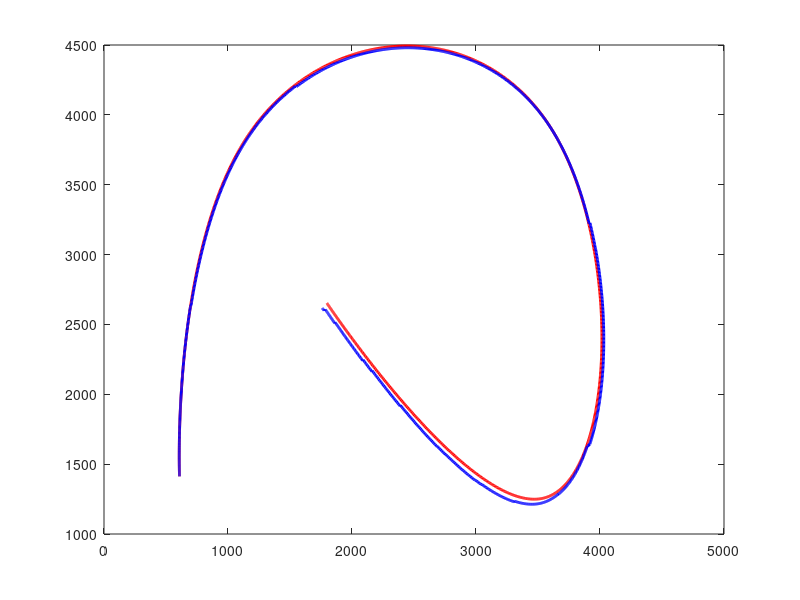

MATLAB code to generate this figure: (Note: this script raises an error after producing the figure.)
% A script to display the results of the last execution of MagnetLoc.
% MagnetLoc stores its results in 'log.txt' and the meaningful input data
% in inputLog.mat (among which robot parameters and noise variances).
% Graphs displayed:
% Figure 1: 
%   - The path calculated by odometry only (red).
%   - The path estimated by the Kalman filter (blue).
%   - The real path (green).
%   - The locations of the magnets which have been detected (black dots).
%   - The estimated locations of the detected line in absolute frame
%       using the measurement (that's variable oMeasMagnet in the program).
% Figure 2: 
%   - Speed and rotation speed, as estimated using the encoders.
% Figure 3: 
%   - Estimated error standard deviations (extracted directly from
%       the diagonal of P, hence in absolute frame.
% Figure 4: 
%   - Estimated error standard deviations in robot frame.
% Figure 5: 
%   - Mahalanobis distances calculated with the line closest to 
%       the measurement point (candidate line) in blue.
%   - Mahalanobis distances calculated with the four nearest neighbor 
%       lines of candidate line (2 with the same orientatin and 2 with a different orientation )in red.
%   - Mahalanobis distance threshold used in the program (black line).
% Figure 6: 
%   - Estimated x, y, theta as functions of time.
% Figure 7:
%   - Number of sensor on a line at each time instant.
% Figure 8:
%   - Raw sensor measurements as a function of the curvilinear abscissa
%       (distance traveled by point M). The vertical axis represents the
%       state of each sensor. A vertical line indicates a closed 
%       sensor (a sensor which detects a line).
%   - You may comment out this graph when you don't need it anymore 
%       (when you're done estimating the measurement noise).


% Load the inputs to the problem (robot charateristics + tuning +
% speed and rotation speed + measurements. They have been saved by
% MagnetLoc in inputLog.mat.

if ~exist('inputLog.mat','file')
    disp('File inputLog.mat not found. Did you run MagnetLoc first?');
    return
end
if ~exist('log.txt','file')
    disp('File log.txt not found. Did you run MagnetLoc first?');
    return
end

load inputLog ...
     nbSensors samplingPeriod xSpacing ySpacing  ...
     sensorState Qgamma mahaThreshold

 
% Load the results calculated by MagnetLoc, logged in log.txt.
fid = fopen('log.txt','r');
firstline = fgetl(fid) ;
numvars = numel(strread(firstline,'%s')); % #ok<DSTRRD>
fgetl(fid); %<-- Skip the second line
data = textscan(fid,repmat('%f',1,numvars)); % #ok<NASGU>
% The "unused variable" warning has been suppressed: variable "data" is
% used in the "eval" instruction, but code analyzer does not see it.

% Next instruction sets all variables whose name are on the first line
% of the file, here calcPhase, t, x, y, theta, P11...P33, U1, U2, Y1, Y2.
eval(['[' strrep(firstline,' ',',') '] = deal(data{:});']) ;
fclose(fid);

% Prepare vectors and matrices
nbRes = length(t) ;
nbPeriods = sum(calcPhase==1) ;
U    = zeros(2,nbPeriods) ;
Xodo = zeros(3,nbPeriods+1) ;

% Reconstruct the inputs. Suppress lines that are non prediction, since 
% their values have been set to zero conventionally in the logs.
% Keeping those would be impractical when displaying velocities.
U(1,:) = U1(find(calcPhase==1)) ;
U(2,:) = U2(find(calcPhase==1)) ;
tOdo = t(find(calcPhase==1));

% Calculate the measured positions of the magnets in the absolute frame
% and the magnets closest to these measured positions for display. 
% Do this only when calcPhase = 2 (measurement).
nbMeasurementPhases = sum(calcPhase==2) ;
estLinePos   = zeros(2,nbMeasurementPhases) ;
exactLinePos = zeros(2,nbMeasurementPhases) ;
j = 0 ;
for i = 1 : nbRes 
    if calcPhase(i) == 2
        j = j+1 ;
        oTm = [ cos(theta(i)) , -sin(theta(i)) , x(i) ;
                sin(theta(i)) ,  cos(theta(i)) , y(i) ;
                      0       ,        0       ,  1   ] ;
        oEstimatedMagnet = oTm * [ y1(i) ; y2(i) ; 1 ] ;
        
        oEstimatedSensorNormalized=oEstimatedMagnet./[xSpacing;ySpacing;1];
        oEstimatedSensorNormalized=mod(oEstimatedSensorNormalized,[1,1,1]);
        if oEstimatedSensorNormalized(1)>0.5
            oEstimatedSensorNormalized(1)=1-oEstimatedSensorNormalized(1);
        end
        if oEstimatedSensorNormalized(2) >0.5
            oEstimatedSensorNormalized(2)=1-oEstimatedSensorNormalized(2);
        end
            
         if oEstimatedSensorNormalized(1)<oEstimatedSensorNormalized(2) %une verticale est plus proche qu'une horizontale 
            oExactMagnetPos  = round( oEstimatedMagnet ./ [xSpacing ; 1 ; 1] ) .* [xSpacing ; 1 ; 1] ;
         else 
            oExactMagnetPos  = round( oEstimatedMagnet ./ [1 ; ySpacing ; 1] ) .* [1 ; ySpacing ; 1] ;
         end
          
        estLinePos(:,j)   = oEstimatedMagnet(1:2) ;
        exactLinePos(:,j) = oExactMagnetPos(1:2)  ;
    end
end

% Compute odometry only estimated path
Xodo(:,1) = [x(1) ; y(1) ; theta(1)] ;
for i = 1 : nbPeriods
    Xodo(:,i+1) = Xodo(:,i) + ...
        [ U(1,i)*cos(Xodo(3,i)) ;
          U(1,i)*sin(Xodo(3,i)) ;
          U(2,i) ] ;
end
travDistance = zeros(1,nbPeriods) ;
for i = 2 : nbPeriods
    travDistance(i) = travDistance(i-1) + U(1,i) ;
end

% Plot robot path, Kalman filter estimation and odometry only estimation

figure; 
plot( Xodo(1,:), Xodo(2,:) , 'r' , 'LineWidth', 2 ) ;
hold on ;
plot( x,y , 'b' , 'LineWidth', 2 ) ;
hold on ;
plot( xreal,yreal , 'k' , 'LineWidth', 1 ) ;
zoom on ; grid on; axis('equal');
title('Real path (black), estimated path EKF (blue) and odometry (red)');
xlabel('x (mm)');
ylabel('y (mm)');

% On top of the path, indicate estimated and real magnet positions.

hold on;
plot( estLinePos(1,:), estLinePos(2,:) , 'gx' ) ;
hold on;
plot( exactLinePos(1,:), exactLinePos(2,:) , 'kx' ) ;
hold on
for i = 1 : length(exactLinePos(1,:))
    if mod(exactLinePos(1,i),xSpacing)==0
        plot( ones(1,5000)*exactLinePos(1,i),linspace(0,5000,5000) , 'k--' , 'LineWidth', 0.3 );
    else
        plot(linspace(0,5000,5000),ones(1,5000)*exactLinePos(2,i) , 'k--' , 'LineWidth', 0.3 );
    end
end

% Plot odometry-estimated speed and rotation speed

figure; 
subplot(2,1,1);
plot( tOdo,U(1,:)/samplingPeriod , 'LineWidth',2 );
xlabel('t (s)');
ylabel('v (mm/s)');
title('Odometry-estimated speed');
zoom on ; grid on;
subplot(2,1,2);
plot( tOdo,U(2,:)*180/pi/samplingPeriod , 'LineWidth',2 );
xlabel('t (s)')
ylabel('w (deg/s)' , 'LineWidth',2 );
title('Odometry-estimated rotation speed');
zoom on ; grid on;


% Plot estimated variances in absolute reference frame

sigx     = sqrt(P11) ;
sigy     = sqrt(P22) ;
sigtheta = sqrt(P33) ;
tRes = t( find(calcPhase==3) ) ;
figure;
subplot(3,1,1);
maximum = max(sigx) ;
for k=1:numel(tRes) 
    line([tRes(k) tRes(k)],[0 maximum],'Color','g','LineStyle',':' ,...
       'LineWidth',2 );      
end
hold on ;
plot( t,sigx , 'LineWidth',2 );
xlabel('t (s)') ;
ylabel('sigma_x (mm)') ;
title('Estimated standard deviations in absolute ref. frame');
title('Est. std dev. in abs. ref. frame');
zoom on ; grid on;
set(gca,'FontSize',14)
subplot(3,1,2);
maximum = max(sigy) ;
for k=1:numel(tRes) 
   line([tRes(k) tRes(k)],[0 maximum],'Color','g','LineStyle',':' , ...
       'LineWidth',2 );      
end
hold on ;
plot( t,sigy , 'LineWidth',2 );
xlabel('t (s)') ;
ylabel('sigma_y (mm)');
zoom on ; grid on;
subplot(3,1,3);
maximum = max(sigtheta*180/pi) ;
for k=1:numel(tRes) 
   line([tRes(k) tRes(k)],[0 maximum],'Color','g','LineStyle',':' ,...
       'LineWidth',2 );      
end
hold on ;
plot( t,sigtheta*180/pi , 'LineWidth',2 );
xlabel('t (s)') ;
ylabel('sigma_{theta} (deg.)');
zoom on ; grid on;

% Calculate covariance matrix in frame Rm
msigx     = zeros(1,length(t)) ;
msigy     = zeros(1,length(t)) ;
msigtheta = zeros(1,length(t)) ;
for i = 1 : length(t)
    m_Omega_o = [  cos(theta(i))  , -sin(theta(i))  ,  0  ; %changement de signe des sin 
                   sin(theta(i))  ,  cos(theta(i))  ,  0  ;
                        0         ,       0         ,  1  ] ;
    oP = [ P11(i)  ,  P12(i)  ,  P13(i)  ;
           P12(i)  ,  P22(i)  ,  P23(i)  ;
           P13(i)  ,  P23(i)  ,  P33(i)  ] ;
    mP = m_Omega_o * oP * m_Omega_o.' ;
    msigx(i)     = sqrt( mP(1,1) )   ;
    msigy(i)     = sqrt( mP(2,2) )   ;
    msigtheta(i) = sqrt( mP(3,3) )   ;
end

% Plot variances in robot frame.

figure;
subplot(3,1,1);
maximum = max(msigx) ;
for k=1:numel(tRes) 
   line([tRes(k) tRes(k)],[0 maximum],'Color','g','LineStyle',':' ,...
       'LineWidth',2 );      
end
hold on ;
plot( t,msigx , 'LineWidth',2 );
xlabel('t (s)') ;
ylabel('sigma_x (mm)');
title('Estimated standard deviations in robot frame');
zoom on ; grid on;
subplot(3,1,2);
maximum = max(msigy) ;
for k=1:numel(tRes) 
   line([tRes(k) tRes(k)],[0 maximum],'Color','g','LineStyle',':' , ...
       'LineWidth',2 );      
end
hold on ;
plot( t,msigy , 'LineWidth',2 );
xlabel('t (s)') ;
ylabel('sigma_y (mm)');
zoom on ; grid on;
subplot(3,1,3);
maximum = max(msigtheta*180/pi) ;
for k=1:numel(tRes) 
   line([tRes(k) tRes(k)],[0 maximum],'Color','g','LineStyle',':' ,...
       'LineWidth',2 );      
end
hold on ;
plot( t,msigtheta*180/pi , 'LineWidth',2 );
xlabel('t (s)') ;
ylabel('sigma_{theta} (deg.)');
zoom on ; grid on;

% Calculate Mahalanobis distances, including for lines that are the 
% closest neighbors of the line closest to measurement point.   

tLineDetection = zeros(1,sum(calcPhase==2)) ;
dMahaAll = zeros(5,sum(calcPhase==2)) ;
j = 0 ;
for i = 1 : length(t) 
    
    if calcPhase(i) ~= 2 
        continue ;  % Not a measurement phase
    end
     
    j = j+1 ;
    tLineDetection(j) = t(i) ;
    
    % Calculate homogeneous transform of the robot with respect to the world frame
    oTm = [ cos(theta(i)) , -sin(theta(i)) , x(i)  ;
            sin(theta(i)) ,  cos(theta(i)) , y(i)  ;
                  0       ,        0       ,  1    ] ;
    
    % Measurement vector in homogeneous coordinates for calculations.  The
    % measurement vector hould be a scalar
    mMeasSensor = [ y1(i) ; y2(i) ; 1 ] ;
    
    % Corresponding position in absolute frame
    oMeasSensor = oTm * mMeasSensor ;
    
    % Which actual line is closest to the estimated position?
    oMeasSensorNormalized=oMeasSensor./[xSpacing;ySpacing;1];
    oMeasSensorNormalized=mod(oMeasSensorNormalized,[1,1,1]);
    if oMeasSensorNormalized(1)>0.5
        oMeasSensorNormalized(1)=1-oMeasSensorNormalized(1);
    end
    if oMeasSensorNormalized(2) >0.5
        oMeasSensorNormalized(2)=1-oMeasSensorNormalized(2);
    end

     if oMeasSensorNormalized(1)<oMeasSensorNormalized(2) %une verticale est plus proche qu'une horizontale 
        oRealSensor  = round( oMeasSensor ./ [xSpacing ; 1 ; 1] ) .* [xSpacing ; 1 ; 1] ;
            
        % The position of the real magnet in robot frame
        mRealMagnet = oTm \ oRealSensor ; % That's inv(oTm)*oRealMagnet
        
        %Measuerment vector
        Y=mMeasSensor(1:2); %we need both coordinates because even if candidate line is vertical, neighbor line could be vertical or horizontal
        % The expected measurement are the two coordinates of the real
        % magnet in the robot frame.
        Yhat = mRealSensor(1) ;
        C = [ 1 0 -mMeasSensor(1)*sin(theta(i))-mMeasSensor(2)*cos(theta(i))];

        innov = Y(1) - Yhat ;
        P = [ P11(i)  ,  P12(i)  ,  P13(i)  ;
              P12(i)  ,  P22(i)  ,  P23(i)  ;
              P13(i)  ,  P23(i)  ,  P33(i)  ] ;
        dMaha = abs(innov) * sqrt( 1 / ( C*P*C.' + QgammaX) ); 

        dMahaAll(1,j)       = dMaha            ;
        estLinePos(:,j)   = oMeasSensor(1:2) ;
        exactLinePos(:,j) = oRealSensor(1:2) ;

        % Offset vectors to generate the neighbors, in homogeneous coordinates.

        deltas = [ xSpacing  -xSpacing      0           0       ;
                      0          0       ceil(y(i)/ySpacing)*ySpacing-y(i)   -floor(y(i)/ySpacing)*ySpacing+y(i)   ;
                      0          0          0           0       ] ;

        for neighborIndex = 1 : 4
            oPneighbor = oRealSensor + deltas(:,neighborIndex) ;

            % The position of the line in robot frame is the expected measurement
            if neighborIndex<=2 % vertical neighbors
                YhatNeighbor = oTm \ oPneighbor ; % That's inv(oTm)*oPneighbor
                CNeighbor = [ 1 0 -mMeasSensor(1)*sin(theta(i))-mMeasSensor(2)*cos(theta(i))];
                innovNeighbor = Y(1) - YhatNeighbor(1) ;    % Not in homogeneous coordinates.
                dMahaNeighbor = abs(innovNeighbor) * sqrt( 1 / ( CNeighbor*P*CNeighbor.' + QgammaX) ) ;
                dMahaAll(neighborIndex+1,j) = dMahaNeighbor ;
                
            else %horizontal neighbors
                YhatNeighbor = oTm \ oPneighbor ; % That's inv(oTm)*oPneighbor
                CNeighbor = [ 0 1 mMeasSensor(1)*cos(theta(i))-mMeasSensor(2)*sin(theta(i))];
                innovNeighbor = Y(2) - YhatNeighbor(2) ;    % Not in homogeneous coordinates.
                dMahaNeighbor = abs(innovNeighbor) * sqrt( 1 / ( CNeighbor*P*CNeighbor.' + QgammaY) ) ;
                dMahaAll(neighborIndex+1,j) = dMahaNeighbor ;
            end
        end
        
     else %closest is horizontal
        oRealSensor  = round( oMeasSensor ./ [ySpacing ; 1 ; 1] ) .* [ySpacing ; 1 ; 1] ;
            
        % The position of the real magnet in robot frame
        mRealMagnet = oTm \ oRealSensor ; % That's inv(oTm)*oRealMagnet
        
        %Measuerment vector
        Y=mMeasSensor(1:2); %we need both coordinates because even if candidate line is vertical, neighbor line could be vertical or horizontal
        % The expected measurement are the two coordinates of the real
        % magnet in the robot frame.
        Yhat = mRealSensor(2) ;
        C = [ 0 1 mMeasSensor(1)*cos(theta(i))-mMeasSensor(2)*sin(theta(i))];

        innov = Y(2) - Yhat ;
        P = [ P11(i)  ,  P12(i)  ,  P13(i)  ;
              P12(i)  ,  P22(i)  ,  P23(i)  ;
              P13(i)  ,  P23(i)  ,  P33(i)  ] ;
        dMaha = abs(innov) * sqrt( 1 / ( C*P*C.' + QgammaY) ) ;

        dMahaAll(1,j)       = dMaha            ;
        estLinePos(:,j)   = oMeasSensor(1:2) ;
        exactLinePos(:,j) = oRealSensor(1:2) ;

        % Offset vectors to generate the neighbors, in homogeneous coordinates.

        deltas = [ ceil(x(i)/xSpacing)*xSpacing-x(i)  -floor(x(i)/xSpacing)*xSpacing+x(i)      0           0       ;
                      0          0       ySpacing   -ySpacing   ;
                      0          0          0           0       ] ;

        for neighborIndex = 1 : 4
            oPneighbor = oRealSensor + deltas(:,neighborIndex) ;

            % The position of the line in robot frame is the expected measurement
            if neighborIndex<=2 % vertical neighbors
                YhatNeighbor = oTm \ oPneighbor ; % That's inv(oTm)*oPneighbor
                CNeighbor = [ 1 0 -mMeasSensor(1)*sin(theta(i))-mMeasSensor(2)*cos(theta(i))];
                innovNeighbor = Y(1) - YhatNeighbor(1) ;    % Not in homogeneous coordinates.
                dMahaNeighbor = abs(innovNeighbor) * sqrt( 1 / ( CNeighbor*P*CNeighbor.' + QgammaX) ) ;
                dMahaAll(neighborIndex+1,j) = dMahaNeighbor ;
                
            else %horizontal neighbors
                YhatNeighbor = oTm \ oPneighbor ; % That's inv(oTm)*oPneighbor
                CNeighbor = [ 0 1 mMeasSensor(1)*cos(theta(i))-mMeasSensor(2)*sin(theta(i))];
                innovNeighbor = Y(2) - YhatNeighbor(2) ;    % Not in homogeneous coordinates.
                dMahaNeighbor = abs(innovNeighbor) * sqrt( 1 / ( CNeighbor*P*CNeighbor.' + QgammaY) ) ;
                dMahaAll(neighborIndex+1,j) = dMahaNeighbor ;
            end     
        end
     end
    
end

% Plot Mahalanobis distances. Blue dots are for closest magnet,
% red dots are for neighbor magnets.

figure; 
plot( tLineDetection , dMahaAll(1,:) , 'bo' , 'LineWidth',2 ) ;
for k = 2:5
    hold on; 
    plot( tLineDetection , dMahaAll(k,:) , 'ro' , 'LineWidth',2 ) ;
end
hold on;
plot( tLineDetection , mahaThreshold*ones(1,size(dMahaAll,2)) , 'k' ,...
    'LineWidth',2 ) ; 
xlabel('t (s)');
ylabel('Mahalanobis distance (no dimension).');
title({'Mahalanobis distances:','closest magnet (blue) and neighbors (red)'});
zoom on; grid on; 

% Plot x, y and theta as functions of time

figure; 

subplot(3,1,1);
plot( t,x , 'LineWidth',2 );
xlabel('t (s)')
ylabel('x (mm)');
title('Position and heading as functions of time.');
zoom on ; grid on;

subplot(3,1,2);
plot( t,y , 'LineWidth',2 );
xlabel('t (s)')
ylabel('y (mm)');
zoom on ; grid on;

subplot(3,1,3);
plot( t,theta*180/pi , 'LineWidth',2 );
xlabel('t (s)')
ylabel('theta (deg.)');
zoom on ; grid on;

% Determine the number of measurements (i.e. the number of sensor on a line)
% at each step.

for time=1:length(treal)
    Mesures=0;
    for sensor = 1:nbSensors
        Mesures=Mesures+sensorState(time,sensor);
    end
    nbMeas(time)=Mesures;
end

% Plot number of measurements at each time step.

figure; 
plot(treal,nbMeas,'o' , 'LineWidth', 2 ) ;
xlabel('time (s)');
%yticks([0 1 2]);
title('Number of lines detected at each step.');
zoom on; grid on;


% Plot raw sensor measurements
rawMeas = zeros( nbSensors , nbPeriods ) ;
for k = 1 : nbPeriods
    rawMeas( : , k ) = sensorState(k,:) ;
end
figure; 
for n = 1 : nbSensors
    for k = 1 : nbPeriods
        if rawMeas(n,k) == 1
            hold on ;
            line([travDistance(k) travDistance(k)],[n-0.5 n+0.5],'Color','b','LineStyle','-' , 'LineWidth', 2 );
        end
    end
end
set(gca,'YLim',[0 nbSensors+1]) ;
xlabel('Travelled distance of point M (mm)');
ylabel('Sensor number') ;
title('State of sensors (blue = line dectected)') ;
zoom on; grid on;

% % Plot errors in absolute frame.
% Pour l'instant faux

% figure;
% subplot(3,1,1);
% xref=zeros(size(t));
% yref=zeros(size(t));
% thetaref=zeros(size(t));
% c=0;
% for i=1:length(t)
%     if calcPhase(i)==0 | calcPhase(i)==1
%         xref(i)=xreal(i-c);
%         yref(i)=yreal(i-c);
%         thetaref(i)=thetareal(i-c);
%     else
%         xref(i)=xref(i-1);
%         yref(i)=yref(i-1);
%         thetaref(i)=thetaref(i-1);
%         c=c+1;
%     end
% end
% plot( t,3*sigx,'k', 'LineWidth',1 );
% hold on;
% plot( t,-3*sigx,'k', 'LineWidth',1 );
% hold on;
% plot( t,x-xref ,'b', 'LineWidth',2 );
% hold on;
% xlabel('t (s)') ;
% ylabel('sigma_x (mm)');
% title('Error in absolute frame');
% zoom on ; grid on;
% 
% subplot(3,1,2);
% plot( t,3*sigy,'k', 'LineWidth',1 );
% hold on;
% plot( t,-3*sigy,'k', 'LineWidth',1 );
% hold on;
% plot( t,y-yref ,'b', 'LineWidth',2 );
% hold on;
% xlabel('t (s)') ;
% ylabel('sigma_y (mm)');
% zoom on ; grid on;
% 
% subplot(3,1,3);
% plot( t,3*sigtheta*180/pi ,'k', 'LineWidth',1 );
% hold on ;
% plot( t,-3*sigtheta*180/pi ,'k', 'LineWidth',1 );
% hold on ;
% plot( t,theta-thetaref ,'b', 'LineWidth',2 );
% hold on;
% xlabel('t (s)') ;
% ylabel('sigma_{theta} (deg.)');
% zoom on ; grid on;


% Calculate and display odometry error.

fprintf('\nTotal travelled distance: %d mm\n',round(sum(abs(U1))));
fprintf('Final odometry error: %3.1f %%\n\n', ...
    (norm([xreal(size(xreal,1));yreal(size(yreal,1))]-Xodo(1:2,size(Xodo,2))) / sum(abs(U1)) )*100 );

% Calculate and display KF error.

fprintf('\nTotal travelled distance: %d mm\n',round(sum(abs(U1))));
fprintf('Final KF error: %3.1f %%\n\n', ...
    (norm([xreal(size(xreal,1));yreal(size(yreal,1))]-X(1:2,size(X,2))) / sum(abs(U1)) )*100 );

% Calculate percentage of rejected closest lines:

fprintf('Lines rejected: %3.1f %%\n', ...
    100*numel(find(dMahaAll(1,:) > mahaThreshold ))/numel(dMahaAll(1,:)));

fprintf('Neighbor lines under threshold: %3.1f %%\n\n', ...
    100*numel(find(dMahaAll(2:5,:) <= mahaThreshold ))/numel(dMahaAll(2:5,:))) ;
